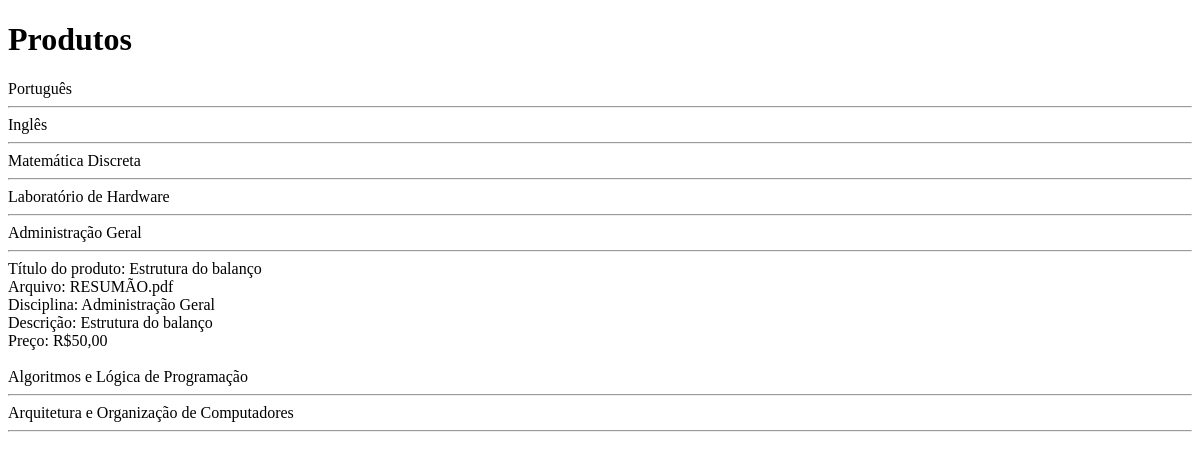
Before: /src/carousel/add-product/add-product/index.php with the older database file.
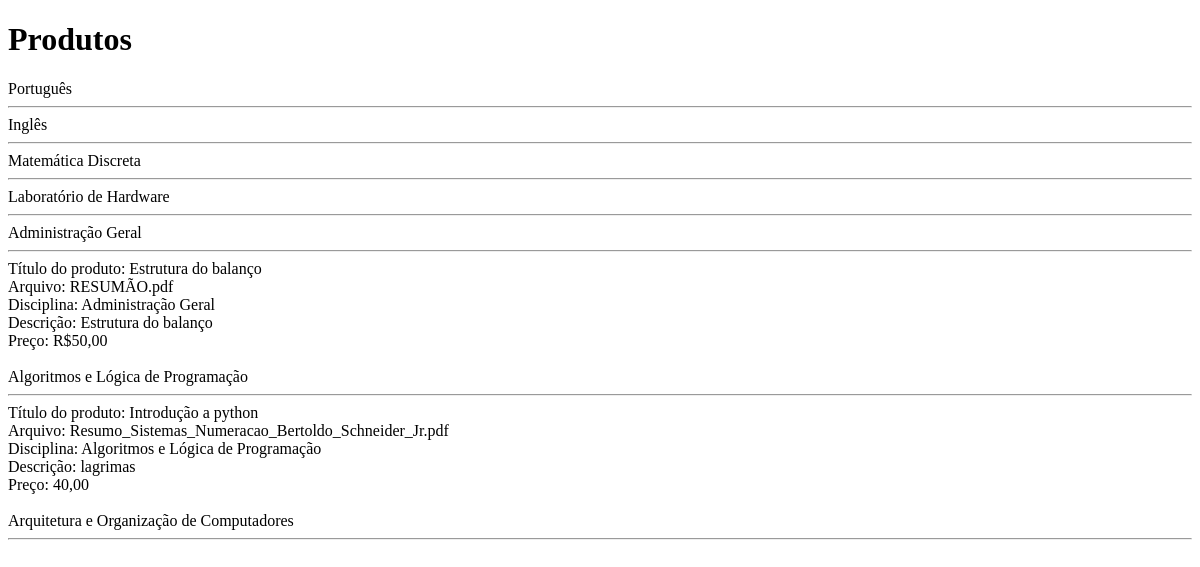
After: the same page with the newer database file.
### tables this page shows
CREATE TABLE `arquivos` (
  `id` int(11) NOT NULL,
  `nome_arquivo` varchar(100) NOT NULL,
  `caminho` varchar(255) NOT NULL,
  `disciplina` varchar(100) NOT NULL,
  `descricao` text NOT NULL,
  `extensao_arquivo` varchar(5) NOT NULL,
  `titulo_produto` varchar(250) NOT NULL,
  `preco` varchar(100) NOT NULL
);

### src/carousel/add-product/add-product/index.php (the view, shortened to what this page needs)
<?php
include_once("conexao.php");
?>
<!DOCTYPE html>
<html lang="pt-br">
	<head>
	</head>
		<h1>Produtos</h1>
		<?php
		echo "Português <br> <hr>";
		echo "Inglês <br> <hr>";
		echo "Matemática Discreta <br> <hr>";
		echo "Laboratório de Hardware <br> <hr>";
		echo "Administração Geral <br> <hr>";
		$result_usuarios = "SELECT * FROM arquivos WHERE disciplina = 'Administração Geral'";
		$resultado_usuarios = mysqli_query($conexao, $result_usuarios);
		while($row_usuario = mysqli_fetch_assoc($resultado_usuarios)){
			echo "Título do produto: " . $row_usuario['titulo_produto'] . "<br>";
			echo "Arquivo: " . $row_usuario['nome_arquivo'] . "<br>";
			echo "Disciplina: " . $row_usuario['disciplina'] . "<br>";
			echo "Descrição: " . $row_usuario['descricao'] . "<br>";
			echo "Preço: " . $row_usuario['preco'] . "<br> <br>";
		}
		echo "Algoritmos e Lógica de Programação <br> <hr>";
		$result_usuarios = "SELECT * FROM arquivos WHERE disciplina = 'Algoritmos e Lógica de Programação'";
		$resultado_usuarios = mysqli_query($conexao, $result_usuarios);
		while($row_usuario = mysqli_fetch_assoc($resultado_usuarios)){
			echo "Título do produto: " . $row_usuario['titulo_produto'] . "<br>";
			echo "Arquivo: " . $row_usuario['nome_arquivo'] . "<br>";
			echo "Disciplina: " . $row_usuario['disciplina'] . "<br>";
			echo "Descrição: " . $row_usuario['descricao'] . "<br>";
			echo "Preço: " . $row_usuario['preco'] . "<br> <br>";
		}
		echo "Arquitetura e Organização de Computadores <br> <hr>";
		?>
	</body>
</html>

Changed rows visible on the page:
added arquivos: titulo_produto "Introdução a python", nome_arquivo "Resumo_Sistemas_Numeracao_Bertoldo_Schneider_Jr.pdf", disciplina "Algoritmos e Lógica de Programação", descricao "lagrimas", preco "40,00"
